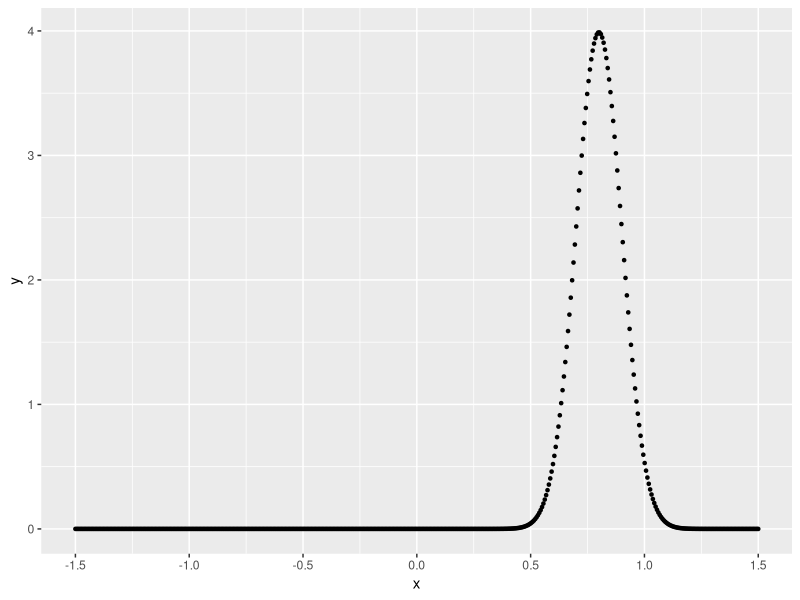
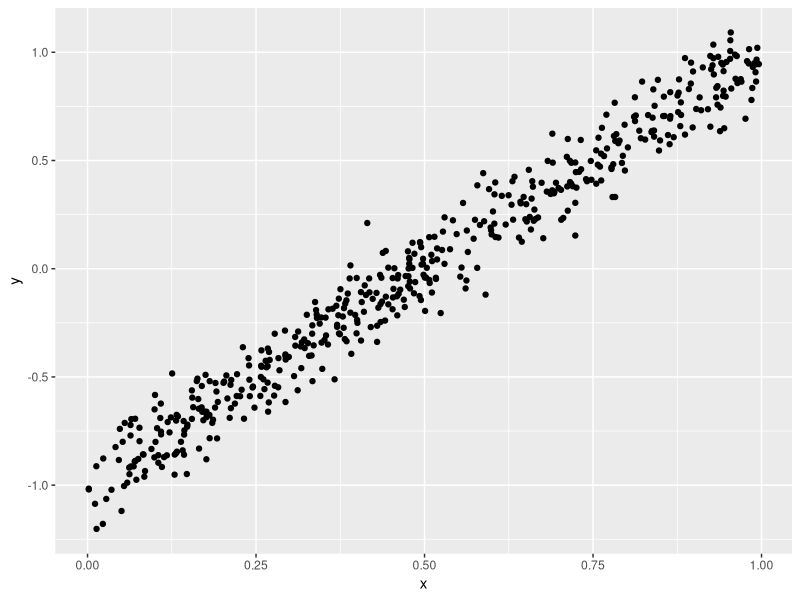

The R source for these figures, in order: (Note: this script raises an error after producing the figures.)

# dp_bdr.R -- contains the data generating functions in Dunson and Park paper:
#             1-d examples

# dp() -- generate data according to the first simulation example in
#         Bayesian Density Regression (Dunson, Park)
# input:  
#          N     : number of observations/data points to generate
#          seed  : seed for RNG 
# output: 
#          X     : (N x 2) design matrix, covariates stored row-wise
#          y     : (N x 1) vector of responses
#          shape : (N x 2) shape parameters for each y_n
r_f2 = function(N, X, seed = 100) {
    
    set.seed(seed)
    
    # mixture parameters
    mu_1    = X[,2]
    mu_2    = X[,2]^4
    sigsq_1 = 0.01
    sigsq_2 = 0.04
    
    p = exp(-2 * X[,2])        # probability of drawing from mixture 1
    mix_indic = runif(N) >= p  # determine which density to draw from
    
    N_mix1 = sum(!mix_indic)   # number of draws from first mixture density
    N_mix2 = sum(mix_indic)    # number of draws from second mixture density
    
    y = numeric(N)
    y[!mix_indic] = rnorm(N_mix1, mean = mu_1[!mix_indic], sd = sqrt(sigsq_1))
    y[mix_indic]  = rnorm(N_mix2, mean = mu_2[mix_indic],  sd = sqrt(sigsq_2))
    
    
    return(list(y = y, mix = mix_indic))
}

# give conditional density of y | x
d_rf2 = function(x, N = 1000) {
    
    mu_1    = x
    mu_2    = x^4
    sigsq_1 = 0.01
    sigsq_2 = 0.04
    
    N_evals = length(y_grid)
    
    # p = exp(-2 * X)                  # probability of drawing from mixture 1
    #mix_indic = runif(N_evals) >= p  # determine which density to draw from
    
    N_mix1 = sum(!mix_indic)         # num of draws from first mixture density
    N_mix2 = sum(mix_indic)          # num of draws from second mixture density
    
    y = numeric(N)
    y[!mix_indic] = rnorm(N_mix1, mean = mu_1, sd = sqrt(sigsq_1))
    y[mix_indic]  = rnorm(N_mix2, mean = mu_2, sd = sqrt(sigsq_2))

    
    f_y = numeric(N_evals)
    f_y[!mix_indic] = dnorm(y[!mix_indic], mean = mu_1, sd = sqrt(sigsq_1))
    f_y[mix_indic]  = dnorm(y[mix_indic],  mean = mu_2, sd = sqrt(sigsq_2))
    
    return(data.frame(y, f_y))
}


d_rf2 = function(x, y_grid) {
    
    mu_1    = x
    mu_2    = x^4
    sigsq_1 = 0.01
    sigsq_2 = 0.04
    
    N_evals = length(y_grid)
    
    p = exp(-2 * x)                  # probability of drawing from mixture 1
    #mix_indic = runif(N_evals) >= p  # determine which density to draw from
    
    f_y = numeric(N_evals)
    f_y = p * dnorm(y_grid, mean = mu_1, sd = sqrt(sigsq_1)) + 
        (1 - p) * dnorm(y_grid, mean = mu_2, sd = sqrt(sigsq_2))
    
    return(data.frame(y = y_grid, f_y))
}


library(ggplot2)

set.seed(1)
N = 500
p = 2

# first simutlation ------------------------------------------------------------

sigma_sq = 0.01
x_i1 = rep(1, N) # 1st column of X
x_i2 = runif(N)  # 2nd column of X

X = matrix(c(x_i1, x_i2), nrow = N, byrow = FALSE)
mu_y = -1 + 2 * X[,2] # (N x 1) vector of conditional means

y = rnorm(N, mean = mu_y, sd = sqrt(sigma_sq)) # (N x 1) vector of responses


# fig 2 in DP : predictive density y_{n+1} at the 10, 25, 50, 75, 90 percentiles
#               of the empirical distribution of x_{i2}

# plot f(y|x), the true densities for varying values of x (0.1, 0.25, 0.5, 0.75)
#              to gain understanding of how the conditional density varies
#              as x goes from low to high
y_grid = seq(-1.5, 1.5, length.out = 500)

x = 0.90
f_yx = dnorm(y_grid, mean = -1 + 2 * x, sd = sqrt(sigma_sq))

df_y = data.frame(x = y_grid, y = f_yx)
ggplot(df_y, aes(x, y)) + geom_point(size = 0.9) +
    scale_x_continuous(breaks = seq(-1.5, 1.5, by = 0.5))

df_yx = data.frame(x = X[,2], y = y)

ggplot(df_yx, aes(x, y)) + geom_point()


# second simulation ------------------------------------------------------------


y_rf2 = r_f2(N, X)
y2 = y_rf2$y
y2_mix = y_rf2$mix

# 6th sublot in Figure 3
df_yx = data.frame(x = X[,2], y = y2)
ggplot(df_yx, aes(x = y, y = fy)) + geom_point() + stat_smooth() + theme_bw()


# 1st subplot
y_grid = seq(-0.5, 1.5, length.out = 500)
x = 0.75
f_yx = d_rf2(x, y_grid)
# df_y = data.frame(x = y_grid, y = f_yx)
ggplot(f_yx, aes(x = y, y = f_y)) + geom_point(size = 0.9) 






# end dp_bdr.R
